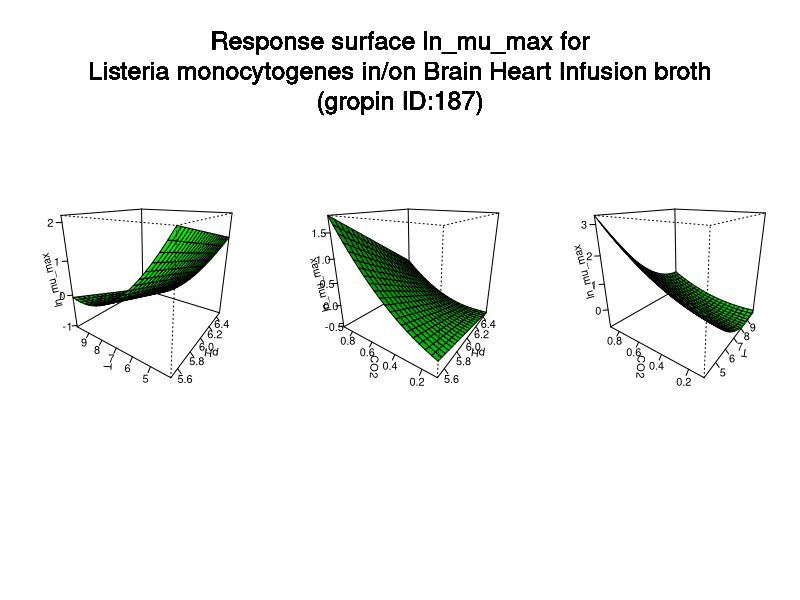

This chart was generated by the following R code:
#############################
# start of Parameter script
#############################
pH <- seq(5.5055,6.49350649350649,length.out=21)
T <- seq(4.004,9.99000999000999,length.out=21)
CO2 <- seq(0.1001,0.899100899100899,length.out=21)
#############################
# end of Parameter script
#############################
############################# 
# start of Model script Gropin ID 187 
#############################
 
# constant coefficients for this model
a1 <- 4.8719
a2 <- 0.128
a3 <- -1.19333
a4 <- 10.1099
a5 <- -0.04453
a6 <- -1.41277
a7 <- -0.24792
a8 <- 0.08419
a9 <- 1.83963
 
variables <- data.frame(pH,T,CO2)
argumentsPar <- expand.grid(variables)
 
# heart of the model
response_surface <- function(pH,T,CO2) {
   mumax <-a1+(a2*pH)+(a3*T)+(a4*CO2)+(a5*pH*T)+(a6*pH*CO2)+(a7*T*CO2)+(a8*(T^2))+(a9*(CO2^2))

return(mumax=mumax)
} 

# output parameters
responseSurface <- cbind(argumentsPar,response_surface(argumentsPar['pH'],argumentsPar['T'],argumentsPar['CO2']))
colnames(responseSurface) <- c(colnames(argumentsPar),'lnmumax')
#############################
# End of Model script
#############################
############################# 
# start of Visualisation script Gropin ID 187 
#############################
argPar1 <- expand.grid(pH,T)
argPar2 <- expand.grid(pH,CO2)
argPar3 <- expand.grid(T,CO2)
z1 <- matrix(unlist(response_surface(argPar1[1],argPar1[2],CO2[10])),nrow=21)
z2 <- matrix(unlist(response_surface(argPar2[1],T[10],argPar2[2])),nrow=21)
z3 <- matrix(unlist(response_surface(pH[10],argPar3[1],argPar3[2])),nrow=21)
par(mfrow = c(1,3))
persp(pH,T,z1,col = 'green',xlab='pH',ylab='T',zlab='ln_mu_max',theta=305,phi=20,shade=0.25,ticktype = 'detailed')
persp(pH,CO2,z2,col = 'green',xlab='pH',ylab='CO2',zlab='ln_mu_max',theta=305,phi=20,shade=0.25,ticktype = 'detailed')
persp(T,CO2,z3,col = 'green',xlab='T',ylab='CO2',zlab='ln_mu_max',theta=305,phi=20,shade=0.25,ticktype = 'detailed')
mtext('Response surface ln_mu_max for
Listeria monocytogenes in/on Brain Heart Infusion broth
(gropin ID:187)',outer=T,  cex=1.5, line=-8.5, side=3)
#############################
# End of Visualisation script
#############################
